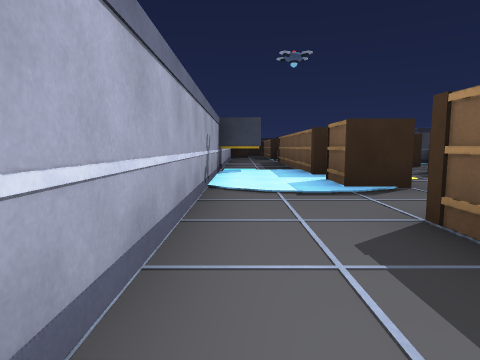
[1] (above)

24 first-person views from a walk through a 3-D level made in the Unity game engine. The camera is 1.2 m above the floor, tilts 6° down and sees 75° across. The floor is counted in squares, 2 m on a side. Each view is taken from the middle of a square. On the plan, view 1 faces up. The plan holds only what a view shows up to about 9 squares ahead; the rest is blank. The place goes on beyond the plan. The player character is not drawn.

[2]
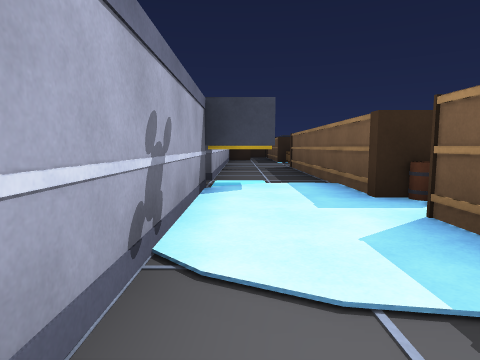

[3]
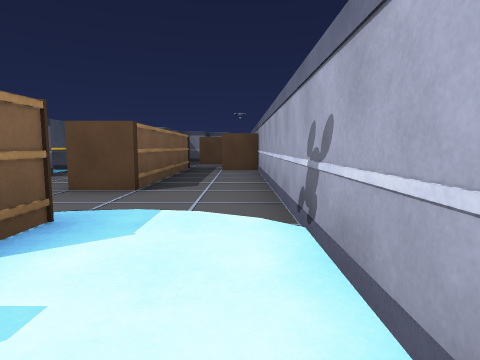

[4]
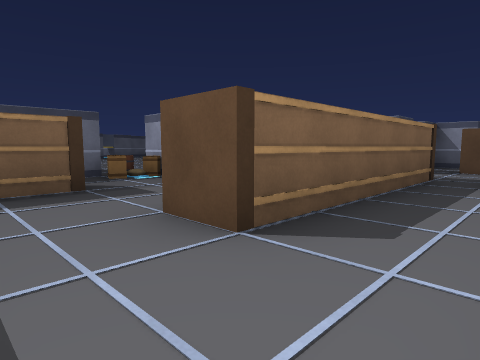

[5]
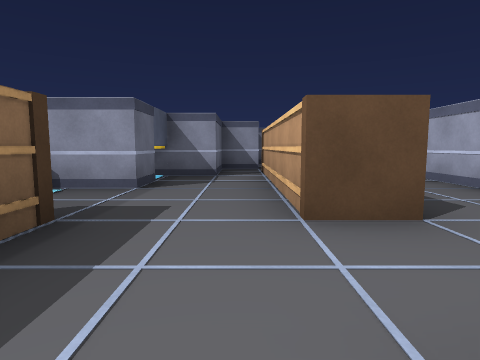

[6]
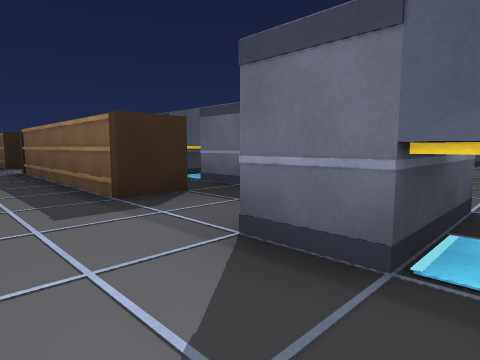

[7]
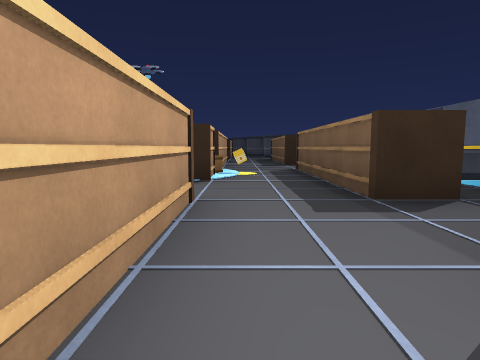

[8]
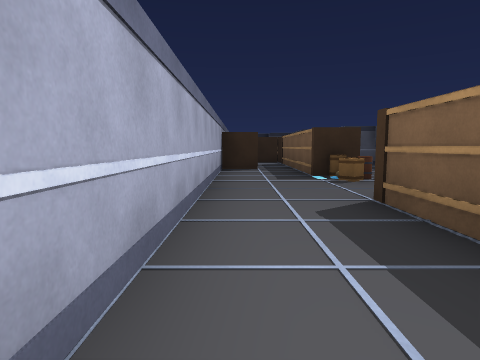

[9]
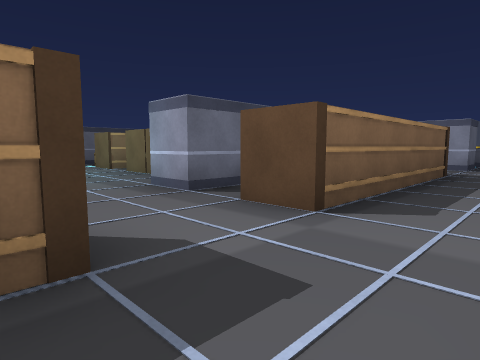

[10]
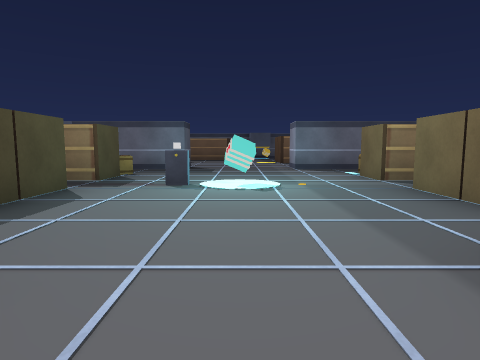

[11]
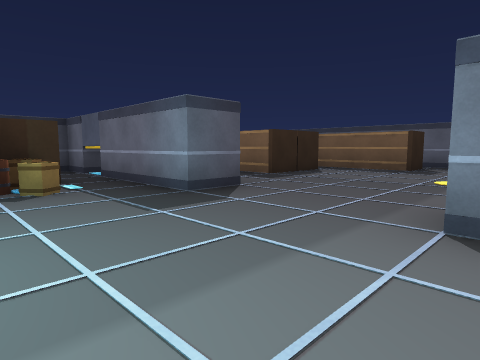

[12]
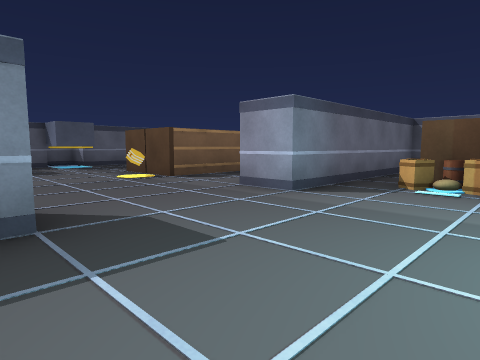

[13]
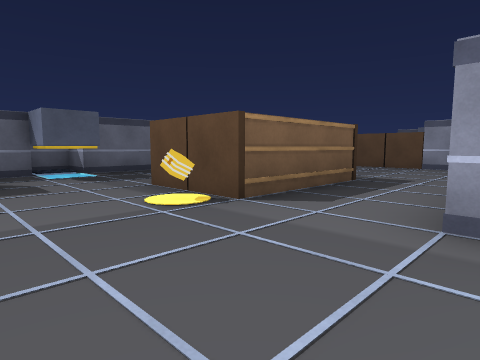

[14]
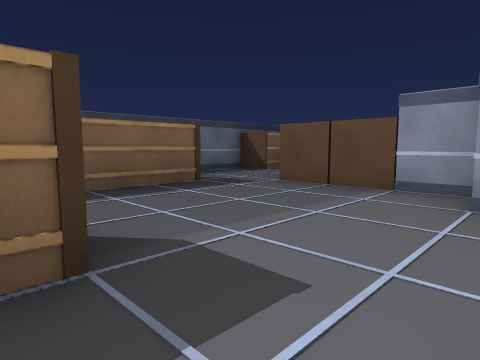

[15]
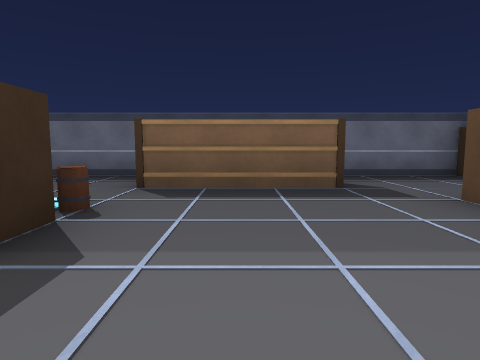

[16]
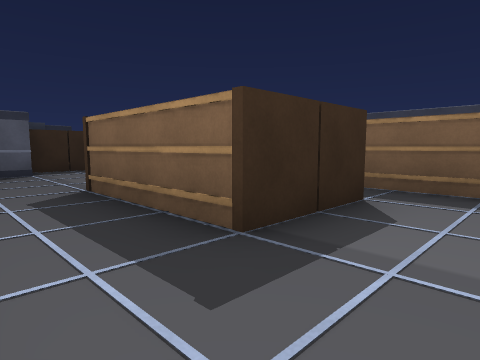

[17]
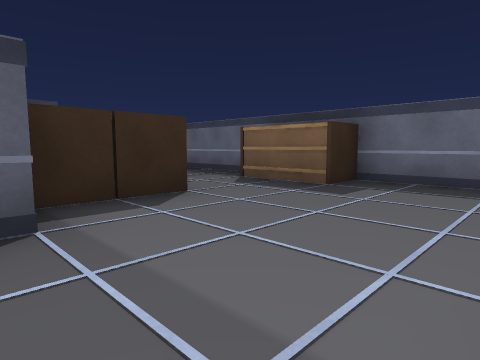

[18]
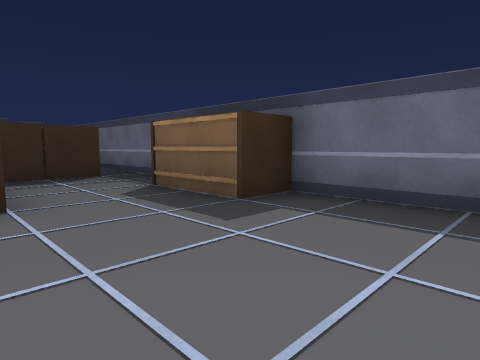

[19]
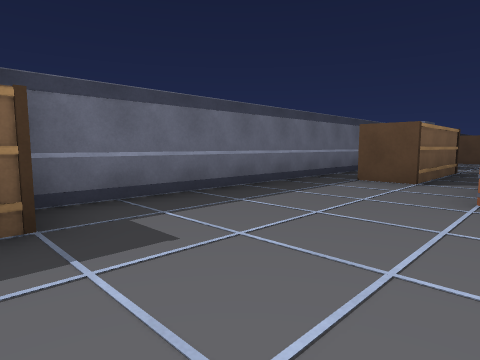

[20]
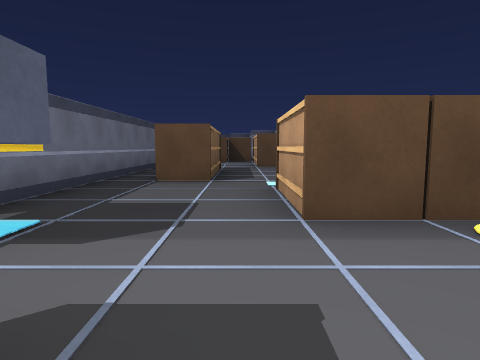

[21]
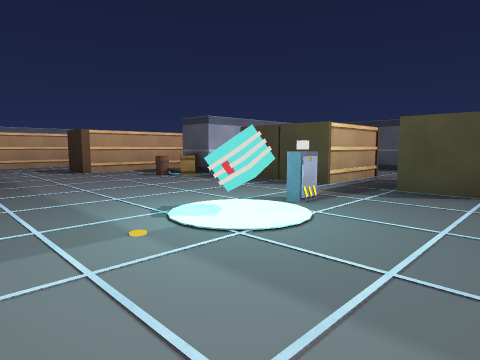

[22]
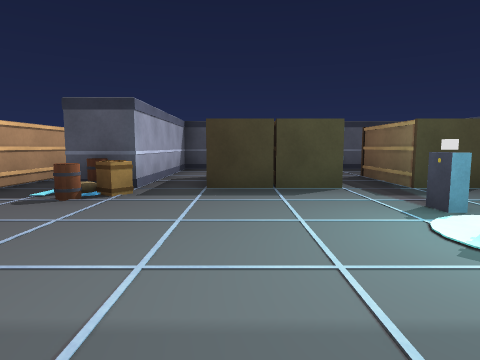

[23]
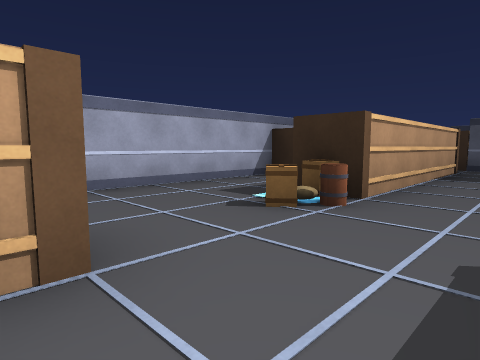

[24]
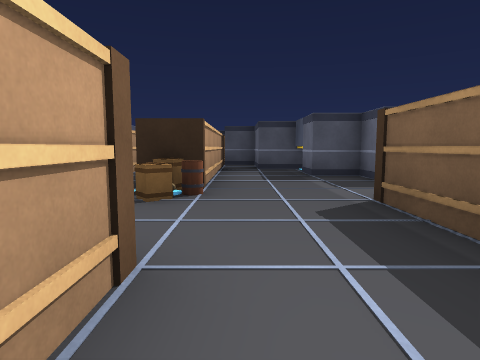

### Floor plan
Points are (right, up) in squares from view 1. A wall is a line through its corners. A room is listed if a view was taken in it or the views show most of it. See-through windows are left out.
Room 1 (views 1, 2, 3, 4, 5, 6, 7, 8)
walls: (2.5, 1.6) (2.5, -1.4); (4.5, 3.4) (4.5, 6.6); (1.5, -1.5) (1.5, 1.6); (5.4, -0.5) (4.5, -0.5) (4.5, 0.5) (6.5, 0.5); (6.5, 1.4) (6.5, 3.5); (1.5, 6.6) (1.5, 12.4); (2.4, -3.5) (3.5, -3.5) (3.5, -1.5) (5.1, -1.5); (7.4, 4.5) (6.9, 4.5); (-0.5, 7.5) (-0.5, -1.8); (1.8, -6.5) (2.4, -6.5); (-0.5, 13.5) (-0.5, 8.5)
ways out: opening at (3.5, 6.5) to room 2; opening at (0.5, 13.5) to room 3; opening at (6, 1)
objects: other object (0, -3) to (0, -2); other object (0, 8); other object (1, -5); other object (2, -2); other object (2, 2); other object (2, 5); other object (2, 6); other object (3, 6); other object (5, 3); other object (6, 1)
Room 2 (views 9, 10, 11, 12, 13, 14, 15, 16, 17, 18, 19, 20, 21, 22)
walls: (15.6, 10.5) (14.5, 10.5) (14.5, 13.5); (15, 14.5) (14.5, 14.5) (14.5, 15.5); (14.5, 2.5) (14.5, 7.5) (15.6, 7.5); (12.4, 15.5) (11.8, 15.5); (23.5, 7.5) (23.5, 8.4); (16.6, 0.5) (17.5, 0.5); (17.6, 17.5) (16.9, 17.5); (10.2, 15.5) (9.6, 15.5); (6.5, 6.4) (6.5, 7.5) (7.5, 7.5); (8.1, 15.5) (7.5, 15.5) (7.5, 11.5) (6.4, 11.5); (5.5, 11.4) (5.5, 10.4); (22.5, -1.6) (22.5, 17.6); (22.5, 20.4) (22.5, 24.2); (2.5, 9.4) (2.5, 7.2)
ways out: opening at (3.5, 6.5) to room 1; opening at (3.5, 11.5) to room 3; opening at (6, 12.5) to room 3
objects: other object (5, 7); other object (5, 10); other object (7, 11); other object (9, 5) to (9, 6); other object (9, 12) to (9, 13); other object (10, 5) to (10, 6); other object (10, 12) to (10, 13); other object (11, 9); other object (11, 10); other object (12, 5) to (12, 6); other object (12, 12) to (12, 13); other object (13, 5) to (13, 6); other object (13, 12); other object (13, 13); other object (18, -2) to (18, 0); other object (18, 5) to (18, 8); other object (18, 12) to (18, 14); other object (18, 19); other object (18, 20) to (18, 21); other object (19, -2) to (19, 0); other object (19, 5); other object (19, 6) to (19, 7); other object (19, 12) to (19, 14); other object (19, 19) to (19, 20); other object (20, 22); other object (21, 2) to (21, 4); other object (21, 10) to (21, 12); other object (21, 22); other object (22, -3) to (22, -2); other object (22, 8); other object (22, 18) to (22, 19)
Room 3 (views 23, 24)
walls: (1.5, 16.4) (1.5, 18.1); (2.5, 19.4) (2.5, 16.4); (5.5, 16.8) (5.5, 17.5) (4.5, 17.5) (4.5, 18.4); (4.8, 19.5) (3.5, 19.5); (-0.5, 17.5) (-0.5, 13.5); (4.5, 12.9) (4.5, 13.5); (5.5, 13.4) (5.5, 11.4); (2.5, 12.4) (2.5, 11.6)
ways out: opening at (0.5, 13.5) to room 1; opening at (3.5, 11.5) to room 2; opening at (6, 12.5) to room 2
objects: other object (0, 18) to (0, 19); other object (2, 13); other object (2, 15); other object (2, 16); other object (2, 20); other object (2, 22); other object (5, 14)

Where each view was taken, in squares from view 1:
view 1: 0 up, 0 right, facing up
view 2: 3 up, 0 right, facing up
view 3: 7 up, 0 right, facing down
view 4: 4 up, 0 right, facing down-right
view 5: 5 up, 3 right, facing down
view 6: 1 down, 3 right, facing up-right
view 7: 1 down, 3 right, facing up
view 8: 9 up, 0 right, facing up
view 9: 10 up, 3 right, facing down-right
view 10: 9 up, 6 right, facing right
view 11: 7 up, 12 right, facing up-right
view 12: 11 up, 12 right, facing down-right
view 13: 10 up, 15 right, facing down-right
view 14: 5 up, 16 right, facing down-right
view 15: 3 up, 16 right, facing right
view 16: 10 up, 16 right, facing up-right
view 17: 15 up, 17 right, facing up-right
view 18: 15 up, 19 right, facing up-right
view 19: 18 up, 19 right, facing down-right
view 20: 10 up, 20 right, facing down
view 21: 7 up, 13 right, facing up-left
view 22: 7 up, 9 right, facing up
view 23: 12 up, 4 right, facing up-left
view 24: 11 up, 3 right, facing up
